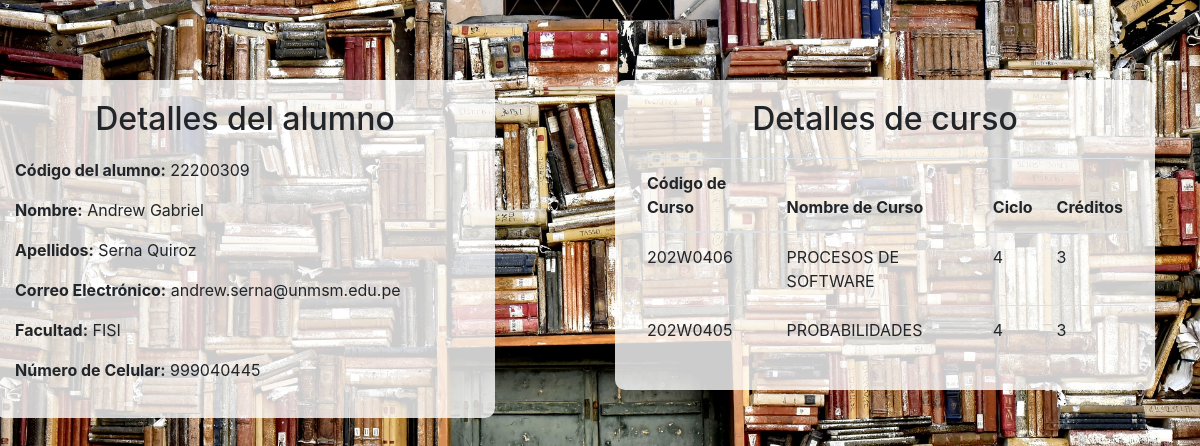
The app's page /dashboard_detalle_alumno.php?codigo=22200309 (signed in) with its own data.
### tables this page shows
CREATE TABLE `alumno` (
  `cod_alumno` varchar(20) NOT NULL,
  `id_usuario` int NOT NULL,
  `nombre` varchar(40) NOT NULL,
  `apellidos` varchar(40) NOT NULL,
  `correo` varchar(40) NOT NULL,
  `facultad` varchar(50) NOT NULL,
  `numero_celular` varchar(10) NOT NULL
);

CREATE TABLE `curso` (
  `cod_curso` varchar(20) NOT NULL,
  `nombre_curso` varchar(30) NOT NULL,
  `ciclo` int NOT NULL,
  `creditos` int NOT NULL
);

### dashboard_detalle_alumno.php (the view, shortened to what this page needs)
<?php
if (isset($_GET['codigo'])) {
    $cod_alumno = $_GET['codigo'];
    $servername = "localhost";
    $username = "pma";
    $password = "";
    $dbname = "sma_unayoe";
    $conn = new mysqli($servername, $username, $password, $dbname);
    $sql_alumno = "SELECT * FROM alumno WHERE cod_alumno = '$cod_alumno'";
    $result_alumno = $conn->query($sql_alumno);
    $sql_cursos = "SELECT curso.* FROM curso
                    JOIN tutoría ON curso.cod_curso = tutoría.codcurso
                    WHERE tutoría.codalumno = '$cod_alumno'";
    $result_cursos = $conn->query($sql_cursos);
    if ($result_alumno->num_rows > 0) {
        $row_alumno = $result_alumno->fetch_assoc();
        $nombre = $row_alumno['nombre'];
        $apellidos = $row_alumno['apellidos'];
        $correo = $row_alumno['correo'];
        $facultad = $row_alumno['facultad'];
        $numero_celular = $row_alumno['numero_celular'];
        echo "<!DOCTYPE html>";
        echo "<html lang='es'>";
        echo "<head>";
        echo "<link rel='stylesheet' href='https://stackpath.bootstrapcdn.com/bootstrap/4.5.2/css/bootstrap.min.css'>";
        echo "</head>";
        echo "<body>";
        echo "<div class='container'>";
        echo "<div class='row'>";
        echo "<div class='col-md-6'>";
        echo "<div class='panel-alumno'>";
        echo "<h2 style='text-align: center; margin-bottom: 20px;'>Detalles del alumno</h2>";
        echo "<p><strong>Código del alumno:</strong> $cod_alumno</p>";
        echo "<p><strong>Nombre:</strong> $nombre</p>";
        echo "<p><strong>Apellidos:</strong> $apellidos</p>";
        echo "<p><strong>Correo Electrónico:</strong> $correo</p>";
        echo "<p><strong>Facultad:</strong> $facultad</p>";
        echo "<p><strong>Número de Celular:</strong> $numero_celular</p>";
        echo "</div>";
        echo "</div>";
        echo "<div class='col-md-6'>";
        echo "<div class='panel-curso'>";
        echo "<h2 style='text-align: center; margin-bottom: 20px;'>Detalles de curso</h2>";
        if ($result_cursos->num_rows > 0) {
            echo "<table class='table'>";
            echo "<thead>";
            echo "<tr>";
            echo "<th>Código de Curso</th>";
            echo "<th>Nombre de Curso</th>";
            echo "<th>Ciclo</th>";
            echo "<th>Créditos</th>";
            echo "</tr>";
            echo "</thead>";
            echo "<tbody>";
            while ($row_curso = $result_cursos->fetch_assoc()) {
                echo "<tr>";
                echo "<td>" . $row_curso['cod_curso'] . "</td>";
                echo "<td>" . $row_curso['nombre_curso'] . "</td>";
                echo "<td>" . $row_curso['ciclo'] . "</td>";
                echo "<td>" . $row_curso['creditos'] . "</td>";
                echo "</tr>";
            }
            echo "</tbody>";
            echo "</table>";
        } else {
            echo "El alumno no está inscrito en ningún curso.";
        }
        echo "</div>";
        echo "</div>";
        echo "</div>";
        echo "</div>";
        echo "</body>";
        echo "</html>";
    } else {
        echo "No se encontraron detalles para este alumno.";
    }
} else {
    echo "No se proporcionó el código del alumno.";
}
?>

### records on screen
alumno: nombre "Andrew Gabriel", apellidos "Serna Quiroz", correo "andrew.serna@unmsm.edu.pe", facultad "FISI", numero_celular "999040445"
curso: cod_curso "202W0406", nombre_curso "PROCESOS DE SOFTWARE", ciclo "4", creditos "3"
curso: cod_curso "202W0405", nombre_curso "PROBABILIDADES", ciclo "4", creditos "3"

### other values on screen
$cod_alumno "22200309"
